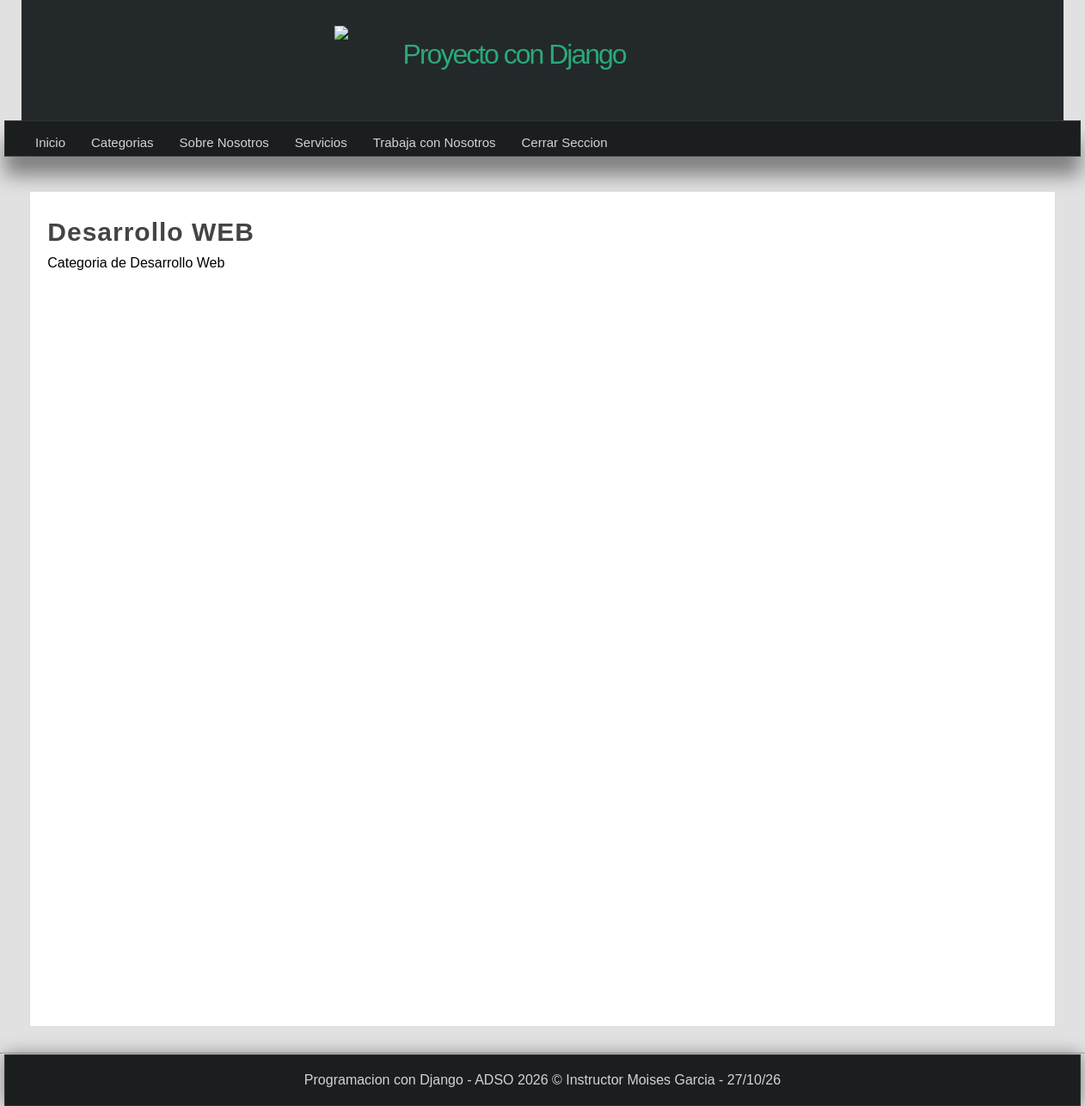
The app's page /categoria/2 (signed in) with its own data.
### pages/models.py (models this page shows, shortened)
class Page(models.Model): # Heredamos de models
    title = models.CharField(max_length=50, verbose_name="Título")
    content = RichTextField(verbose_name="Contenido")
    slug = models.CharField(unique=True, max_length=150, verbose_name="URL amigable") # url que va tener la pagina
    visible = models.BooleanField(verbose_name="¿Visible?")
    order = models.IntegerField(default=0, verbose_name="Orden")
    created_at = models.DateTimeField(auto_now_add=True, verbose_name="Creación:")
    updated_at = models.DateTimeField(auto_now_add=True, verbose_name="Actualización:")
    class Meta:
        verbose_name = "Página"
        verbose_name_plural = "Páginas"

### blog/models.py (models this page shows, shortened)
class Category(models.Model):
    name = models.CharField(max_length=100, verbose_name='Nombre')
    description = models.CharField(max_length=255, verbose_name='Descripción')
    created_at = models.DateTimeField(auto_now_add=True, verbose_name='Creado el')
    class Meta:
        verbose_name = 'Categoria'
        verbose_name_plural = 'Categorias'
        ordering = ['-created_at']

### blog/views.py (the view)
# urls.py: path('categoria/<int:category_id>', views.category, name="category"),
@login_required(login_url="login")
def category(request,category_id):
    category = get_object_or_404(Category, id=category_id)
    return render(request,'categories/category.html',{
        'category' : category,
    })

### blog/processor.py (called while the page is built)
def get_categories(request):
    categories_in_use = Article.objects.filter(public=True).values_list('categories', flat=True)
    categories = Category.objects.filter(id__in=categories_in_use).values_list('id', 'name')
    return {
        'categories': categories,
        'ids' : categories_in_use
    }

### pages/context_processors.py (called while the page is built)
def get_pages(request):
    pages = Page.objects.filter(visible=True).order_by('order').values_list('id', 'title', 'slug')
    return {
        'pages': pages
    }

### blog/templates/categories/category.html (shortened to what this page needs)
{% extends 'layouts/layout.html' %}
{% block content %}
    <h1 class="title">{{category.name}}</h1>
    <p>{{category.description}}</p>
{% endblock %}

### mainapp/templates/layouts/layout.html (shortened to what this page needs)
{% load static %}
<!DOCTYPE html>
<html lang="es">
<head>
     {% load static %}
    <link rel="stylesheet" type="text/css" href="{% static 'css/styles.css'%}"/>
</head>
<body>
    <header>
        <div id="logotipo">
            <img src="{% static 'images/django.png' %}"/>
        <h1>Proyecto con  Django</h1>
        </div>
    </header>
    <nav>
        <ul>
            <li>
                <a href= "{% url 'index' %}">Inicio</a>
            </li>
            {% if user.email %}
                <li>
                    <a href= "{% url 'list_articles' %}">Categorias</a>
              </li>
                {% for page in pages %}
                <li>
                    <a href="{% url 'page' page.2 %}">{{page.1}}</a>
                </li>
                {% endfor %}
                  <li>
                    <a href= "{% url 'logout' %}">Cerrar Seccion</a>
                </li>
            {% endif %}
       </ul>
    </nav>
    <div id="content">
        <div class="box">
            {% block content %}{% endblock %}
        </div>
    </div>
    <hr>
    <footer>
       Programacion con Django - ADSO 2026 &copy; Instructor Moises Garcia - {% now "d/m/y" %}
    </footer>
</body>
</html>

### mainapp/static/css/styles.css (style rules this page uses)
* { margin: 0px; padding:0%; font-family:Arial, Helvetica, sans-serif; text-decoration: none; }
p, h2, h3, ul { margin-top: 5px; margin-bottom: 5px; }
ul,ol { margin-left: 20px; margin-bottom: 10px; }
body { background-color: #E1E1E1; }
header { width: 1212px; height: 140px; background-color: #23282B; margin: 0px auto; }
#logotipo { width: 40%; height: 130px; margin: 0px auto; padding-top: 10px; }
#logotipo img { display: block; width: 60px; float: left; margin-top: 20px; }
#logotipo h1 { display: block; float: left; margin-top: 35px; margin-left: 20px; letter-spacing: -2px; font-weight: lighter; color: #2ba977; }
nav { width: 1250px; height: 40px; background-color: #1b1e1f; border: 1px solid #333; margin: 0px auto; box-shadow: 0px 22px 22px gray; font-size: 15px; }
nav ul { list-style: none; text-decoration: 40px; }
nav > ul > li { line-height: 40px; float: left; }
nav > ul > li > a { display: block; padding-left: 15px; padding-right: 15px; color: #d1d4d6; }
#content { width: 1212px; min-height: 930px; margin: 0px auto; margin-bottom: 30px; margin-top: 40px; }
.box { background:white; min-height: 930px; width: 95%; padding: 20px; border:1px solid #ddd; border-radius: 2px; margin: 0px auto; }
.title { color: #444; letter-spacing: 1px; font-size: 30px; margin-bottom: 10px; margin-top: 5px; }
footer { width: 1250px; background-color: #1b1e1f; border: 1px solid #333; color: #d1d4d6; text-align: center; padding-top: 20px; margin: 0px auto; padding-bottom: 20px; box-shadow: 0px 0px 20px gray; }

### records on screen
Page: title "Sobre Nosotros"
Page: title "Servicios"
Page: title "Trabaja con Nosotros"
Category: name "Desarrollo WEB", description "Categoria de Desarrollo Web"
